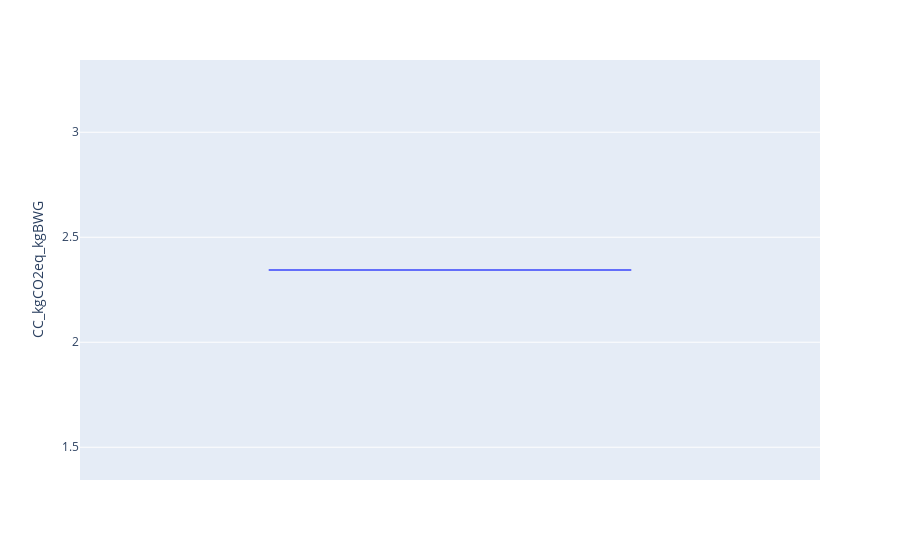

Source (notebook cell):
### Code cell
performances_LCA = {}
performances_LCA[param['scenario']] = pd.read_csv("Performances_LCA %s .txt" % (param['scenario']), sep=' ', header =0)
CC_kgCO2eq_kgBWG = px.box(performances_LCA[param['scenario']],y='CC_kgCO2eq_kgBWG', height = 500)
CC_kgCO2eq_kgBWG.show()

# performances_LCA_tot = pd.concat([performances_LCA['Step2_multiphase_Variability0'],performances_LCA['Step2_multiphase']], axis=0)
# CC_kgCO2eq_kgBWG = px.box(performances_tot,x='Scenario', y='CC_kgCO2eq_kgBWG', height = 500)
# CC_kgCO2eq_kgBWG.show()

### Figure 1 — Plotly figure (JSON) as saved in the notebook; plotly's stock layout.template omitted (floating-point values rounded to 4 significant figures)
{"data": [{"alignmentgroup": "True", "hovertemplate": "CC_kgCO2eq_kgBWG=%{y}<extra></extra>", "legendgroup": "", "marker": {"color": "#636efa"}, "name": "", "notched": false, "offsetgroup": "", "orientation": "v", "showlegend": false, "type": "box", "x0": " ", "xaxis": "x", "y": [2.344, 2.344, 2.344, 2.344, 2.344, 2.344, 2.344, 2.344, 2.344, 2.344, 2.344, 2.344, 2.344, 2.344, 2.344, 2.344, 2.344, 2.344, 2.344, 2.344, 2.344, 2.344, 2.344, 2.344, 2.344, 2.344, 2.344, 2.344, 2.344, 2.344, 2.344, 2.344, 2.344, 2.344, 2.344, 2.344, 2.344, 2.344, 2.344, 2.344, 2.344, 2.344, 2.344, 2.344, 2.344, 2.344, 2.344, 2.344, 2.344, 2.344, 2.344, 2.344, 2.344, 2.344, 2.344, 2.344, 2.344, 2.344, 2.344, 2.344, 2.344, 2.344, 2.344, 2.344, 2.344, 2.344, 2.344, 2.344, 2.344, 2.344, 2.344, 2.344, 2.344, 2.344, 2.344, 2.344, 2.344, 2.344, 2.344, 2.344, 2.344, 2.344, 2.344, 2.344, 2.344, 2.344, 2.344, 2.344, 2.344, 2.344, 2.344, 2.344, 2.344, 2.344, 2.344, 2.344, 2.344, 2.344, 2.344, 2.344], "y0": " ", "yaxis": "y"}], "layout": {"autosize": true, "boxmode": "group", "legend": {"tracegroupgap": 0}, "margin": {"t": 60}, "xaxis": {"anchor": "y", "autorange": true, "domain": [0, 1], "range": [-0.5, 0.5], "type": "category"}, "yaxis": {"anchor": "x", "autorange": true, "domain": [0, 1], "range": [1.344, 3.344], "title": {"text": "CC_kgCO2eq_kgBWG"}, "type": "linear"}}}
